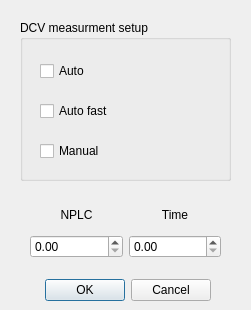
<?xml version="1.0" encoding="UTF-8"?>
<ui version="4.0">
 <class>Form</class>
 <widget class="QWidget" name="Form">
  <property name="geometry">
   <rect>
    <x>0</x>
    <y>0</y>
    <width>251</width>
    <height>310</height>
   </rect>
  </property>
  <property name="windowTitle">
   <string>Form</string>
  </property>
  <widget class="QGroupBox" name="groupBox">
   <property name="geometry">
    <rect>
     <x>20</x>
     <y>20</y>
     <width>211</width>
     <height>161</height>
    </rect>
   </property>
   <property name="title">
    <string>DCV measurment setup</string>
   </property>
   <property name="flat">
    <bool>false</bool>
   </property>
   <property name="checkable">
    <bool>false</bool>
   </property>
   <widget class="QCheckBox" name="manual_check">
    <property name="geometry">
     <rect>
      <x>20</x>
      <y>120</y>
      <width>84</width>
      <height>22</height>
     </rect>
    </property>
    <property name="text">
     <string>Manual</string>
    </property>
    <attribute name="buttonGroup">
     <string notr="true">buttonGroup</string>
    </attribute>
   </widget>
   <widget class="QCheckBox" name="auto_check">
    <property name="geometry">
     <rect>
      <x>20</x>
      <y>40</y>
      <width>84</width>
      <height>22</height>
     </rect>
    </property>
    <property name="text">
     <string>Auto</string>
    </property>
    <attribute name="buttonGroup">
     <string notr="true">buttonGroup</string>
    </attribute>
   </widget>
   <widget class="QCheckBox" name="fast_check">
    <property name="geometry">
     <rect>
      <x>20</x>
      <y>80</y>
      <width>84</width>
      <height>22</height>
     </rect>
    </property>
    <property name="text">
     <string>Auto fast</string>
    </property>
    <attribute name="buttonGroup">
     <string notr="true">buttonGroup</string>
    </attribute>
   </widget>
  </widget>
  <widget class="QDialogButtonBox" name="confirm_box">
   <property name="geometry">
    <rect>
     <x>40</x>
     <y>270</y>
     <width>171</width>
     <height>41</height>
    </rect>
   </property>
   <property name="sizePolicy">
    <sizepolicy hsizetype="Expanding" vsizetype="Fixed">
     <horstretch>0</horstretch>
     <verstretch>0</verstretch>
    </sizepolicy>
   </property>
   <property name="standardButtons">
    <set>QDialogButtonBox::StandardButton::Cancel|QDialogButtonBox::StandardButton::Ok</set>
   </property>
  </widget>
  <widget class="QWidget" name="layoutWidget">
   <property name="geometry">
    <rect>
     <x>30</x>
     <y>200</y>
     <width>191</width>
     <height>58</height>
    </rect>
   </property>
   <layout class="QGridLayout" name="nplc_time_layour">
    <item row="0" column="0">
     <widget class="QLabel" name="plc_label">
      <property name="text">
       <string>NPLC</string>
      </property>
      <property name="alignment">
       <set>Qt::AlignmentFlag::AlignCenter</set>
      </property>
     </widget>
    </item>
    <item row="0" column="1">
     <widget class="QLabel" name="time_label">
      <property name="text">
       <string>Time</string>
      </property>
      <property name="alignment">
       <set>Qt::AlignmentFlag::AlignCenter</set>
      </property>
     </widget>
    </item>
    <item row="1" column="0">
     <widget class="QDoubleSpinBox" name="nplc_spin"/>
    </item>
    <item row="1" column="1">
     <widget class="QDoubleSpinBox" name="time_spin"/>
    </item>
   </layout>
  </widget>
 </widget>
 <resources/>
 <connections/>
 <buttongroups>
  <buttongroup name="buttonGroup"/>
 </buttongroups>
</ui>
